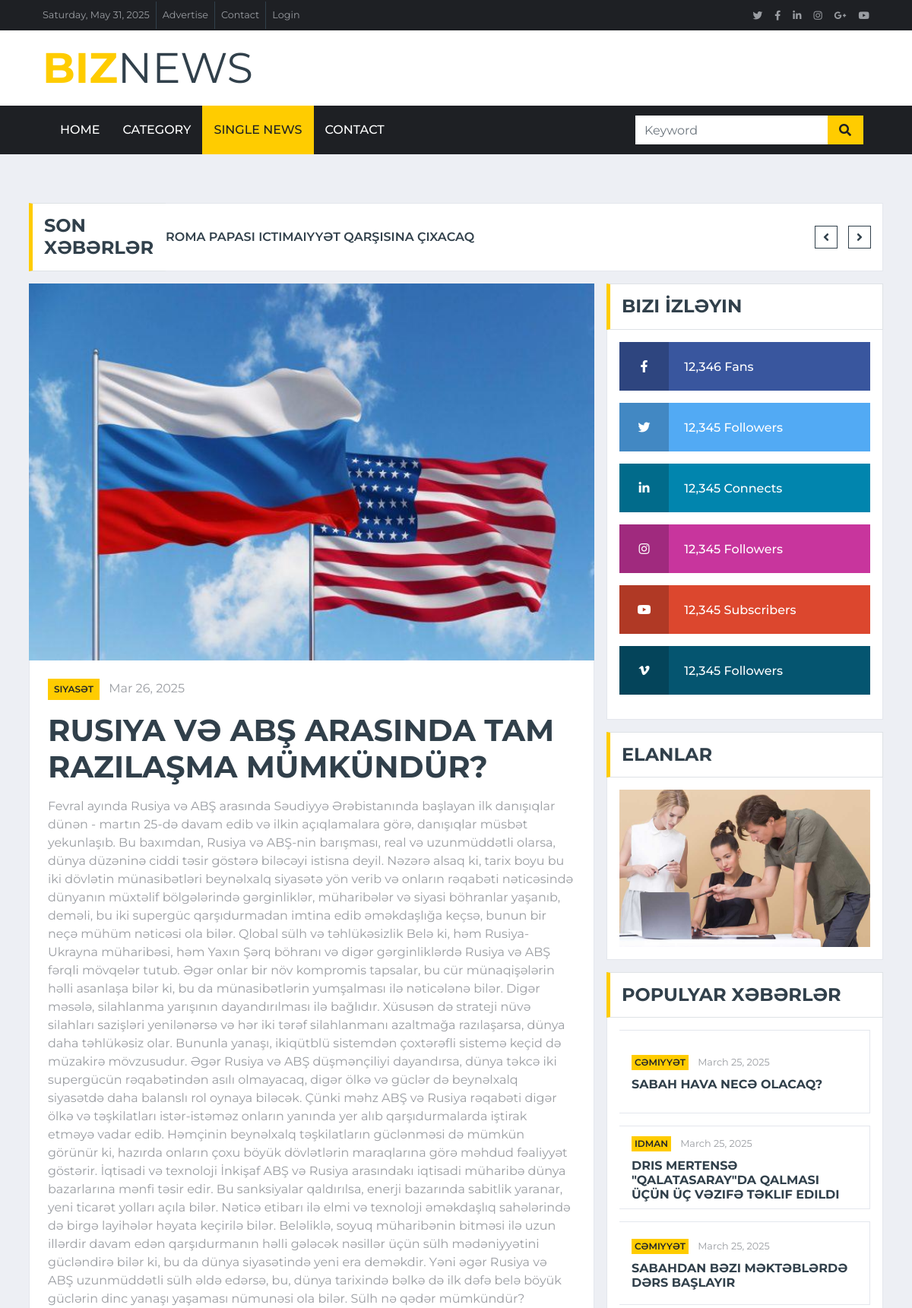
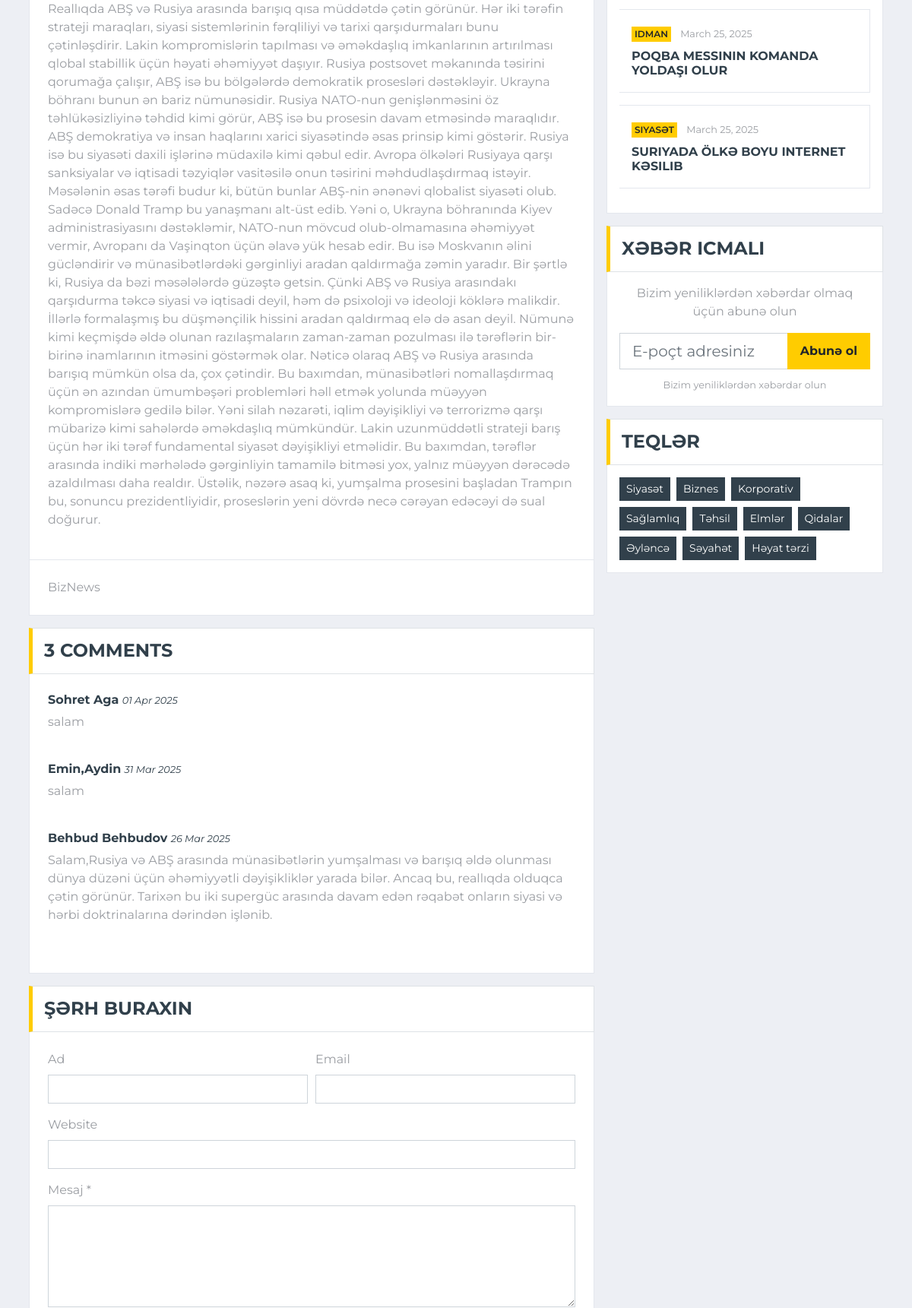
The app's page /single/ (upper part) with its own data (2 pictures, top to bottom).
### core/models.py (models this page shows, shortened)
class BreakingNews(models.Model):
    title = models.CharField(max_length=255)
    created_at = models.DateTimeField(auto_now_add=True)

class SingleNews(models.Model):
    CATEGORY_CHOICES = (
        ('biznes', 'Biznes'),
        ('idman', 'Idman'),
        ('texnologiya', 'Texnologiya'),
        ('əyləncə', 'Əyləncə'),
        ('həyat tərzi', 'Həyat tərzi'),
        ('qida', 'Qida'),
        ('elmlər', 'Elmlər'),
        ('təhsil', 'Təhsil'),
        ('sağlamlıq', 'Sağlamlıq'),
        ('korporativ', 'Korporativ'),
        ('siyasət', 'Siyasət'),
        ('din', 'Din'),
        ('cəmiyyət', 'Cəmiyyət')
    )
    title = models.CharField(max_length=255)
    content = models.TextField()
    category = models.CharField(max_length=20, choices=CATEGORY_CHOICES, default='null')
    image = models.ImageField(upload_to='news_images/')
    author = models.CharField(max_length=100, default='BizNews')
    created_at = models.DateTimeField(auto_now_add=True)

class Comment(models.Model):
    news = models.ForeignKey(SingleNews, on_delete=models.CASCADE, related_name="comments")
    name = models.CharField(max_length=100)
    email = models.EmailField()
    website = models.URLField(blank=True, null=True)
    message = models.TextField()
    created_at = models.DateTimeField(auto_now_add=True)

class PopularNews(models.Model):
    CATEGORY_CHOICES = (
        ('biznes', 'Biznes'),
        ('idman', 'Idman'),
        ('texnologiya', 'Texnologiya'),
        ('əyləncə', 'Əyləncə'),
        ('həyat tərzi', 'Həyat tərzi'),
        ('qida', 'Qida'),
        ('elmlər', 'Elmlər'),
        ('təhsil', 'Təhsil'),
        ('sağlamlıq', 'Sağlamlıq'),
        ('korporativ', 'Korporativ'),
        ('siyasət', 'Siyasət'),
        ('din', 'Din'),
        ('cəmiyyət', 'Cəmiyyət')
    )
    title = models.CharField(max_length=255)
    image = models.ImageField(upload_to='news_images/')
    content = models.TextField()
    category = models.CharField(max_length=20, choices=CATEGORY_CHOICES)
    published_date = models.DateField(auto_now_add=True)

### core/views.py (the view)
# urls.py: path('single/', single_view, name='single'),
def single_view(request):
    news_list = PopularNews.objects.all().order_by('-published_date')[:5]
    latest_news = SingleNews.objects.order_by('-created_at').first()
    breaking_news = BreakingNews.objects.all().order_by('-created_at')[:5]
    comments = latest_news.comments.order_by('-created_at')
    if request.method == "POST":
        form = CommentForm(request.POST)
        if form.is_valid():
            comment = form.save(commit=False)
            comment.news = latest_news
            comment.save()
            return render(request, 'single.html', {
                'news_list': news_list,
                'latest_news': latest_news,
                'breaking_news': breaking_news,
                'comments': comments,
                'form': form
            })
    else:
        form = CommentForm()
    return render(request, 'single.html', {
        'news_list': news_list,
        'latest_news': latest_news,
        'breaking_news': breaking_news,
        'comments': comments,
        'form': form
    })

### core/forms.py
class CommentForm(forms.ModelForm):
    class Meta:
        model = Comment
        fields = ['name', 'email', 'website', 'message']
        widgets = {
            'name': forms.TextInput(attrs={'class': 'form-control', 'placeholder': 'Your Name *'}),
            'email': forms.EmailInput(attrs={'class': 'form-control', 'placeholder': 'Your Email *'}),
            'website': forms.URLInput(attrs={'class': 'form-control', 'placeholder': 'Your Website'}),
            'message': forms.Textarea(attrs={'class': 'form-control', 'placeholder': 'Your Comment *', 'rows': 5}),
        }

### core/context_processors.py (called while the page is built)
def social_media_links(request):
    return{
        'facebook' : getattr(settings, 'FACEBOOK_URL', '#'),
        'twitter': getattr(settings, 'TWITTER_URL', '#'),
        'linkedin': getattr(settings, 'LINKEDIN_URL', '#'),
        'instagram': getattr(settings, 'INSTAGRAM_URL', '#'),
        'youtube': getattr(settings, 'YOUTUBE_URL', '#'),
        'google_plus': getattr(settings, 'GOOGLE_PLUS_URL', '#'),
    }

def social_links(request):
    return {
        "SOCIAL_LINKS": [
            {"name": "Facebook", "url": "#", "icon": "fab fa-facebook-f", "color": "#39569E", "followers": "12,346 Fans"},
            {"name": "Twitter", "url": "#", "icon": "fab fa-twitter", "color": "#52AAF4", "followers": "12,345 Followers"},
            {"name": "LinkedIn", "url": "#", "icon": "fab fa-linkedin-in", "color": "#0185AE", "followers": "12,345 Connects"},
            {"name": "Instagram", "url": "#", "icon": "fab fa-instagram", "color": "#C8359D", "followers": "12,345 Followers"},
            {"name": "YouTube", "url": "#", "icon": "fab fa-youtube", "color": "#DC472E", "followers": "12,345 Subscribers"},
            {"name": "Vimeo", "url": "#", "icon": "fab fa-vimeo-v", "color": "#055570", "followers": "12,345 Followers"},
        ]
    }

def categories_list(request):
    return{
        "CATEGORIES": [
            "Siyasət", "Biznes", "Korporativ", "Sağlamlıq", "Təhsil",
            "Elmlər", "Qidalar", "Əyləncə", "Səyahət", "Həyat tərzi"
        ]
    }

def site_settings(request):
    settings = SiteSettings.objects.first()  # İlk sətiri götür
    return {
        'site_settings': settings
    }

def current_date(request):
    return {'current_date': timezone.now().strftime('%A, %B %d, %Y')}

### templates/single.html (shortened to what this page needs)
{% extends "base.html" %}
{% load static %}
{% block content %}
    <div class="container-fluid mt-5 mb-3 pt-3">
        <div class="container">
            <div class="row align-items-center">
                <div class="col-12">
                    <div class="d-flex justify-content-between">
                        <div class="section-title border-right-0 mb-0" style="width: 180px;">
                            <h4 class="m-0 text-uppercase font-weight-bold">Son Xəbərlər</h4>
                        </div>
                        <div class="owl-carousel tranding-carousel position-relative d-inline-flex align-items-center bg-white border border-left-0"
                            style="width: calc(100% - 180px); padding-right: 100px;">
                            {% for news in breaking_news %}
                                <div class="text-truncate">
                                    <a class="text-secondary text-uppercase font-weight-semi-bold" href="{{ news.link }}">
                                        {{ news.title }}
                                    </a>
                                </div>
                            {% empty %}
                                <div class="text-truncate">
                                    <span class="text-secondary">Hazırda heç bir xəbər yoxdur</span>
                                </div>
                            {% endfor %}
                        </div>
                    </div>
                </div>
            </div>
        </div>
    </div>
    <div class="container-fluid">
        <div class="container">
            <div class="row">
                <div class="col-lg-8">
                    <div class="position-relative mb-3">
                        <img class="img-fluid w-100" src="{{ latest_news.image.url }}" style="object-fit: cover;">
                        <div class="bg-white border border-top-0 p-4">
                            <div class="mb-3">
                                <a class="badge badge-primary text-uppercase font-weight-semi-bold p-2 mr-2"
                                    href="">{{ latest_news.category }}</a>
                                <a class="text-body" href="">{{ latest_news.created_at|date:"M d, Y" }}</a>
                            </div>
                            <h1 class="mb-3 text-secondary text-uppercase font-weight-bold">{{ latest_news.title }}</h1>
                            <p>{{ latest_news.content }}</p>
                        </div>
                        <div class="d-flex justify-content-between bg-white border border-top-0 p-4">
                            <div class="d-flex align-items-center">
                                <span>{{ latest_news.author }}</span>
                            </div>
                        </div>
                    </div>
                    <div class="mb-3">
                        <div class="section-title mb-0">
                            <h4 class="m-0 text-uppercase font-weight-bold">{{ comments|length }} Comments</h4>
                        </div>
                        <div class="bg-white border border-top-0 p-4">
                            {% for comment in comments %}
                            <div class="media mb-4">
                                <div class="media-body">
                                    <h6><a class="text-secondary font-weight-bold" href="">{{ comment.name }}</a>
                                        <small><i>{{ comment.created_at|date:"d M Y" }}</i></small></h6>
                                    <p>{{ comment.message }}</p>
                                </div>
                            </div>
                            {% empty %}
                            <p>Hələ şərh yoxdur. İlk şərh yazan siz olun!</p>
                            {% endfor %}
                        </div>
                    </div>
                    <div class="mb-3">
                        <div class="section-title mb-0">
                            <h4 class="m-0 text-uppercase font-weight-bold">Şərh buraxın</h4>
                        </div>
                        <div class="bg-white border border-top-0 p-4">
                            <form method="POST">
                                <div class="form-row">
                                    <div class="col-sm-6">
                                        <div class="form-group">
                                            <label for="name">Ad </label>
                                            <input type="text" class="form-control" id="name" name="name" required>
                                        </div>
                                    </div>
                                    <div class="col-sm-6">
                                        <div class="form-group">
                                            <label for="email">Email </label>
                                            <input type="email" class="form-control" id="email" name="email" required>
                                        </div>
                                    </div>
                                </div>
                                <div class="form-group">
                                    <label for="website">Website</label>
                                    <input type="url" class="form-control" id="website" name="website">
                                </div>
                                <div class="form-group">
                                    <label for="message">Mesaj *</label>
                                    <textarea id="message" cols="30" rows="5" class="form-control" name="message" required></textarea>
                                </div>
                            </form>
                        </div>
                    </div>
                </div>
                <div class="col-lg-4">
                    <div class="mb-3">
                        <div class="section-title mb-0">
                            <h4 class="m-0 text-uppercase font-weight-bold">Bizi İzləyin</h4>
                        </div>
                        <div class="bg-white border border-top-0 p-3">
                            {% for social in SOCIAL_LINKS %}
                                <a href="{{ social.url }}" class="d-block w-100 text-white text-decoration-none mb-3" style="background: {{ social.color }};">
                                    <i class="{{ social.icon }} text-center py-4 mr-3" style="width: 65px; background: rgba(0, 0, 0, .2);"></i>
                                    <span class="font-weight-medium">{{ social.followers }}</span>
                                </a>
                            {% endfor %}
                        </div>
                    </div>
                    <div class="mb-3">
                        <div class="section-title mb-0">
                            <h4 class="m-0 text-uppercase font-weight-bold">Elanlar</h4>
                        </div>
                        <div class="bg-white text-center border border-top-0 p-3">
                            <a href=""><img class="img-fluid" src="img/news-800x500-2.jpg" alt=""></a>
                        </div>
                    </div>
                    <div class="mb-3">
                        <div class="section-title mb-0">
                            <h4 class="m-0 text-uppercase font-weight-bold">Populyar xəbərlər</h4>
                        </div>
                        <div class="bg-white border border-top-0 p-3">
                            {% for news in news_list %}
                            <div class="d-flex align-items-center bg-white mb-3" style="height: 110px;">
                                <div class="w-100 h-100 px-3 d-flex flex-column justify-content-center border border-left-0">
                                    <div class="mb-2">
                                        <a class="badge badge-primary text-uppercase font-weight-semi-bold p-1 mr-2" href="">{{ news.category }}</a>
                                        <a class="text-body" href=""><small>{{ news.published_date }}</small></a>
                                    </div>
                                    <a class="h6 m-0 text-secondary text-uppercase font-weight-bold"
                                        href="{% url 'core:PopularNews_detail' news.id %}">{{ news.title }}
                                    </a>
                                </div>
                            </div>
                            {% endfor %}
                        </div>
                    </div>
                    <div class="mb-3">
                        <div class="section-title mb-0">
                            <h4 class="m-0 text-uppercase font-weight-bold">Xəbər icmalı</h4>
                        </div>
                        <div class="bg-white text-center border border-top-0 p-3">
                            <p>Bizim yeniliklərdən xəbərdar olmaq üçün abunə olun</p>
                            <form action="{% url 'core:newsletter_signup' %}" method="POST">
                                <div class="input-group mb-2" style="width: 100%;">
                                    <input type="email" name="email" class="form-control form-control-lg" placeholder="E-poçt adresiniz" required>
                                    <div class="input-group-append">
                                        <button type="submit" class="btn btn-primary font-weight-bold px-3">Abunə ol</button>
                                    </div>
                                </div>
                            </form>
                            <small>Bizim yeniliklərdən xəbərdar olun</small>
                        </div>
                    </div>
                    <div class="mb-3">
                        <div class="section-title mb-0">
                            <h4 class="m-0 text-uppercase font-weight-bold">Teqlər</h4>
                        </div>
                        <div class="bg-white border border-top-0 p-3">
                            <div class="d-flex flex-wrap m-n1">
                                {% for category in CATEGORIES %}
                                    <span class="btn btn-sm btn-secondary m-1">{{ category }}</span>
                                {% endfor %}
                            </div>
                        </div>
                    </div>
                </div>
            </div>
        </div>
    </div>
{% endblock %}

### records on screen
BreakingNews: title "ROMA PAPASI ICTIMAIYYƏT QARŞISINA ÇIXACAQ"
SingleNews: image (picture), category "SIYASƏT", created_at "Mar 26, 2025", title "RUSIYA VƏ ABŞ ARASINDA TAM RAZILAŞMA MÜMKÜNDÜR?", content "Fevral ayında Rusiya və ABŞ arasında Səudiyyə Ərəbistanında başlayan ilk danışıqlar dünən - martın 25-də davam edib və ilkin açıqlamalara görə, danışıqlar müsbət yekunlaşıb. Bu baxımdan, Rusiya və ABŞ-nin barışması, real və uzunmüddətli olarsa, dünya düzəninə ciddi təsir göstərə biləcəyi istisna deyil. Nəzərə alsaq ki, tarix boyu bu iki dövlətin münasibətləri beynəlxalq siyasətə yön verib və onların rəqabəti nəticəsində dünyanın müxtəlif bölgələrində gərginliklər, müharibələr və siyasi böhranlar yaşanıb, deməli, bu iki supergüc qarşıdurmadan imtina edib əməkdaşlığa keçsə, bunun bir neçə mühüm nəticəsi ola bilər. Qlobal sülh və təhlükəsizlik Belə ki, həm Rusiya-Ukrayna müharibəsi, həm Yaxın…", author "BizNews"
Comment: name "Sohret Aga", created_at "01 Apr 2025", message "salam"
Comment: name "Emin,Aydin", created_at "31 Mar 2025", message "salam"
Comment: name "Behbud Behbudov", created_at "26 Mar 2025", message "Salam,Rusiya və ABŞ arasında münasibətlərin yumşalması və barışıq əldə olunması dünya düzəni üçün əhəmiyyətli dəyişikliklər yarada bilər. Ancaq bu, reallıqda olduqca çətin görünür. Tarixən bu iki supergüc arasında davam edən rəqabət onların siyasi və hərbi doktrinalarına dərindən işlənib."
PopularNews: category "CƏMIYYƏT", published_date "March 25, 2025", title "SABAH HAVA NECƏ OLACAQ?"
PopularNews: category "IDMAN", published_date "March 25, 2025", title "DRIS MERTENSƏ \"QALATASARAY\"DA QALMASI ÜÇÜN ÜÇ VƏZIFƏ TƏKLIF EDILDI"
PopularNews: category "CƏMIYYƏT", published_date "March 25, 2025", title "SABAHDAN BƏZI MƏKTƏBLƏRDƏ DƏRS BAŞLAYIR"
PopularNews: category "IDMAN", published_date "March 25, 2025", title "POQBA MESSININ KOMANDA YOLDAŞI OLUR"
PopularNews: category "SIYASƏT", published_date "March 25, 2025", title "SURIYADA ÖLKƏ BOYU INTERNET KƏSILIB"

### other values on screen
{{ comments|length }} "3"
{{ social.followers }} "12,346 Fans" "12,345 Followers" "12,345 Connects" "12,345 Followers" "12,345 Subscribers" "12,345 Followers"
{{ category }} "Siyasət" "Biznes" "Korporativ" "Sağlamlıq" "Təhsil" "Elmlər" "Qidalar" "Əyləncə" "Səyahət" "Həyat tərzi"
